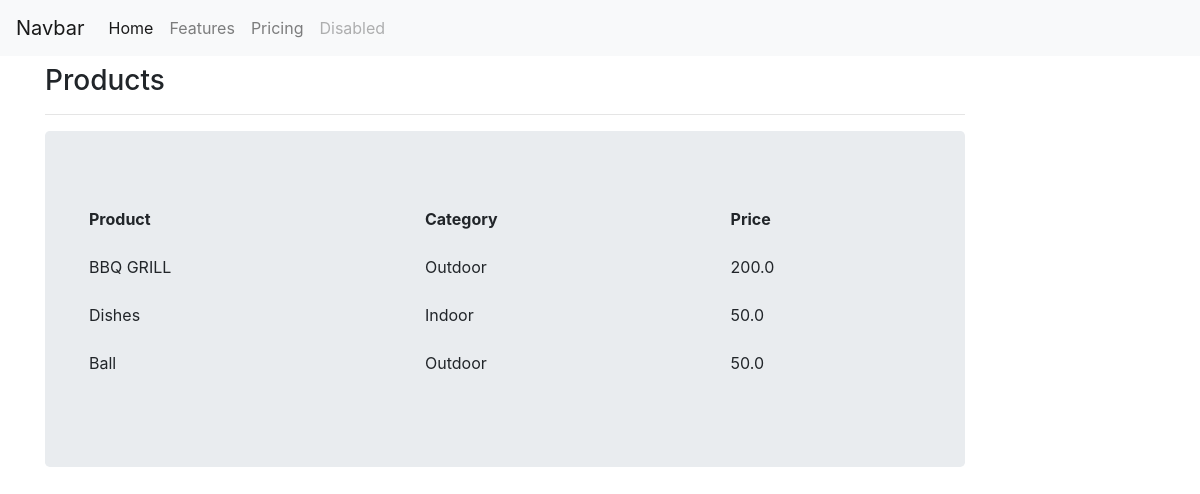
Screenshot of /products/ with the database file from the repository.
### crmapp/models.py (models this page shows, shortened)
class Product(models.Model):
  Category=(
    ('Indoor','Indoor'),
    ('Outdoor','Outdoor'),
  )
  name = models.CharField(max_length=200)
  price = models.FloatField(null=True)
  category = models.CharField(max_length=200, null=True,choices=Category)
  description = models.CharField(max_length=200,null=True,blank=True)
  date_created = models.DateTimeField(auto_now_add=True,null=True)
  tags = models.ManyToManyField(Tag)

### crmapp/views.py (the view)
# urls.py: path('products/',views.products,name='products'),
def products(request):
  products = Product.objects.all()
  context = {'products':products}
  return render(request,'accounts/products.html',context)

### crmapp/templates/accounts/products.html (shortened to what this page needs)
{%  extends '../accounts/base.html' %}
{% block content %}
<div class="row mt-2">
  <div class="col-md-10">
  <h3>Products</h3>
  <hr>
  <div class="jumbotron ">
    <table class="table table-borderless">
      <thead>
        <tr>
          <th scope="col">Product</th>
          <th scope="col">Category</th>
          <th scope="col">Price</th>
        </tr>
      </thead>
      <tbody>
         {% for product in products %}
         <tr>
          <td>{{ product.name }}</td>
          <td>{{ product.category }}</td>
          <td>{{ product.price }}</td>
        </tr>
          {% endfor %}
      </tbody>
    </table>
  </div>
</div>
</div>
{% endblock %}

### rows the page displays
Product: name "BBQ GRILL", category "Outdoor", price "200.0"
Product: name "Dishes", category "Indoor", price "50.0"
Product: name "Ball", category "Outdoor", price "50.0"
